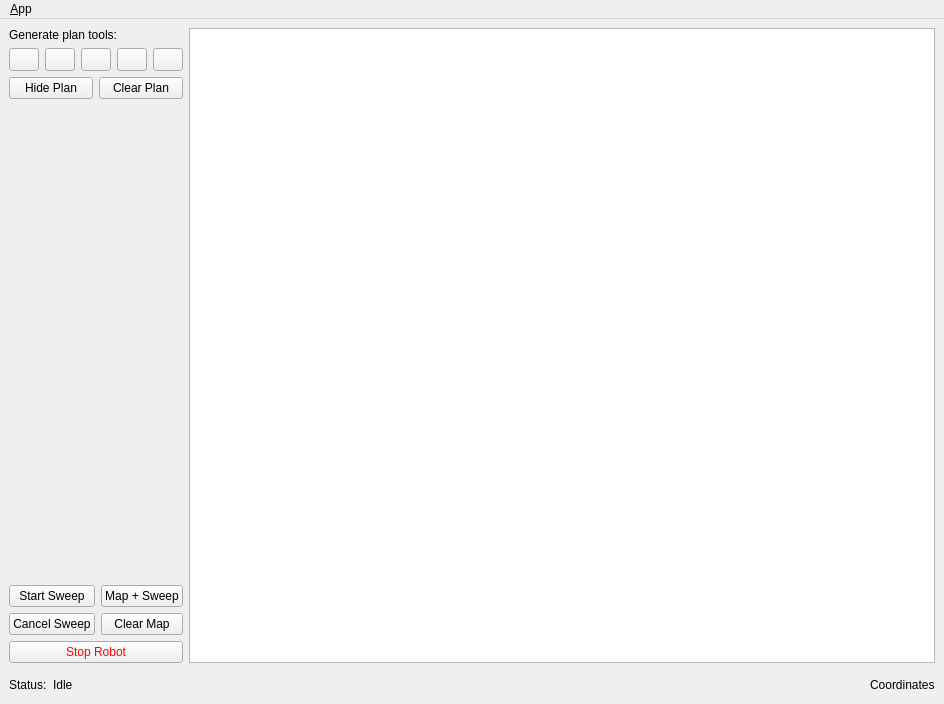
<?xml version="1.0" encoding="UTF-8"?>
<ui version="4.0">
 <class>MainWindowDesign</class>
 <widget class="QMainWindow" name="MainWindowDesign">
  <property name="geometry">
   <rect>
    <x>0</x>
    <y>0</y>
    <width>944</width>
    <height>704</height>
   </rect>
  </property>
  <property name="windowTitle">
   <string>Alpha Sweep</string>
  </property>
  <property name="windowIcon">
   <iconset resource="../resources/images.qrc">
    <normaloff>:/images/icon.png</normaloff>:/images/icon.png</iconset>
  </property>
  <property name="locale">
   <locale language="English" country="Australia"/>
  </property>
  <widget class="QWidget" name="centralwidget">
   <layout class="QHBoxLayout">
    <item>
     <layout class="QVBoxLayout" name="verticalLayout_3">
      <item>
       <layout class="QHBoxLayout" name="horizontalLayout_3">
        <property name="topMargin">
         <number>0</number>
        </property>
        <item>
         <layout class="QVBoxLayout" name="verticalLayout">
          <property name="leftMargin">
           <number>0</number>
          </property>
          <item>
           <widget class="QLabel" name="label_2">
            <property name="text">
             <string>Generate plan tools:</string>
            </property>
           </widget>
          </item>
          <item>
           <layout class="QVBoxLayout" name="verticalLayout_5">
            <property name="topMargin">
             <number>0</number>
            </property>
            <item>
             <layout class="QHBoxLayout" name="horizontalLayout_5">
              <property name="topMargin">
               <number>0</number>
              </property>
              <item>
               <widget class="QToolButton" name="panTool">
                <property name="sizePolicy">
                 <sizepolicy hsizetype="Minimum" vsizetype="Minimum">
                  <horstretch>0</horstretch>
                  <verstretch>0</verstretch>
                 </sizepolicy>
                </property>
                <property name="statusTip">
                 <string>Pan tool</string>
                </property>
                <property name="text">
                 <string/>
                </property>
                <property name="icon">
                 <iconset resource="../resources/images.qrc">
                  <normaloff>:/images/cursor-png-1115.png</normaloff>:/images/cursor-png-1115.png</iconset>
                </property>
               </widget>
              </item>
              <item>
               <widget class="QToolButton" name="planFromPosTool">
                <property name="sizePolicy">
                 <sizepolicy hsizetype="Minimum" vsizetype="Minimum">
                  <horstretch>0</horstretch>
                  <verstretch>0</verstretch>
                 </sizepolicy>
                </property>
                <property name="toolTip">
                 <string>Generate plan from current robot position.</string>
                </property>
                <property name="text">
                 <string/>
                </property>
                <property name="icon">
                 <iconset resource="../resources/images.qrc">
                  <normaloff>:/images/fromRobot.png</normaloff>:/images/fromRobot.png</iconset>
                </property>
               </widget>
              </item>
              <item>
               <widget class="QToolButton" name="planFromClickTool">
                <property name="sizePolicy">
                 <sizepolicy hsizetype="Minimum" vsizetype="Minimum">
                  <horstretch>0</horstretch>
                  <verstretch>0</verstretch>
                 </sizepolicy>
                </property>
                <property name="toolTip">
                 <string>Generate plan from mouse click position.</string>
                </property>
                <property name="text">
                 <string/>
                </property>
                <property name="icon">
                 <iconset resource="../resources/images.qrc">
                  <normaloff>:/images/fromClick.png</normaloff>:/images/fromClick.png</iconset>
                </property>
               </widget>
              </item>
              <item>
               <widget class="QToolButton" name="addFromClickTool">
                <property name="sizePolicy">
                 <sizepolicy hsizetype="Minimum" vsizetype="Minimum">
                  <horstretch>0</horstretch>
                  <verstretch>0</verstretch>
                 </sizepolicy>
                </property>
                <property name="toolTip">
                 <string>Add pose to plan from mouse click.</string>
                </property>
                <property name="text">
                 <string/>
                </property>
                <property name="icon">
                 <iconset resource="../resources/images.qrc">
                  <normaloff>:/images/add.png</normaloff>:/images/add.png</iconset>
                </property>
               </widget>
              </item>
              <item>
               <widget class="QToolButton" name="removePosesTool">
                <property name="sizePolicy">
                 <sizepolicy hsizetype="Minimum" vsizetype="Minimum">
                  <horstretch>0</horstretch>
                  <verstretch>0</verstretch>
                 </sizepolicy>
                </property>
                <property name="toolTip">
                 <string>Remove poses from plan with seletion area.</string>
                </property>
                <property name="text">
                 <string/>
                </property>
                <property name="icon">
                 <iconset resource="../resources/images.qrc">
                  <normaloff>:/images/remove.png</normaloff>:/images/remove.png</iconset>
                </property>
               </widget>
              </item>
             </layout>
            </item>
           </layout>
          </item>
          <item>
           <layout class="QHBoxLayout" name="horizontalLayout_2">
            <property name="topMargin">
             <number>0</number>
            </property>
            <item>
             <widget class="QPushButton" name="showPlanButton">
              <property name="text">
               <string>Hide Plan</string>
              </property>
             </widget>
            </item>
            <item>
             <widget class="QPushButton" name="clearPlanButton">
              <property name="text">
               <string>Clear Plan</string>
              </property>
             </widget>
            </item>
           </layout>
          </item>
          <item>
           <spacer name="verticalSpacer_2">
            <property name="orientation">
             <enum>Qt::Vertical</enum>
            </property>
            <property name="sizeHint" stdset="0">
             <size>
              <width>20</width>
              <height>40</height>
             </size>
            </property>
           </spacer>
          </item>
          <item>
           <layout class="QHBoxLayout" name="horizontalLayout_4">
            <property name="topMargin">
             <number>0</number>
            </property>
            <item>
             <layout class="QVBoxLayout" name="verticalLayout_2">
              <property name="rightMargin">
               <number>0</number>
              </property>
              <item>
               <layout class="QVBoxLayout" name="verticalLayout_6">
                <item>
                 <widget class="QPushButton" name="startButton">
                  <property name="text">
                   <string>Start Sweep</string>
                  </property>
                 </widget>
                </item>
                <item>
                 <widget class="QPushButton" name="cancelButton">
                  <property name="text">
                   <string>Cancel Sweep</string>
                  </property>
                 </widget>
                </item>
               </layout>
              </item>
             </layout>
            </item>
            <item>
             <layout class="QVBoxLayout" name="verticalLayout_4">
              <property name="rightMargin">
               <number>0</number>
              </property>
              <item>
               <widget class="QPushButton" name="mapSweepButton">
                <property name="text">
                 <string>Map + Sweep</string>
                </property>
               </widget>
              </item>
              <item>
               <widget class="QPushButton" name="clearButton">
                <property name="text">
                 <string>Clear Map</string>
                </property>
               </widget>
              </item>
             </layout>
            </item>
           </layout>
          </item>
          <item>
           <widget class="QPushButton" name="stopButton">
            <property name="styleSheet">
             <string notr="true">color: rgb(255,0,0);</string>
            </property>
            <property name="text">
             <string>Stop Robot</string>
            </property>
           </widget>
          </item>
         </layout>
        </item>
        <item>
         <widget class="ZoomView" name="graphicsView"/>
        </item>
       </layout>
      </item>
      <item>
       <layout class="QHBoxLayout" name="horizontalLayout">
        <property name="topMargin">
         <number>6</number>
        </property>
        <item>
         <widget class="QLabel" name="label">
          <property name="text">
           <string>Status:</string>
          </property>
         </widget>
        </item>
        <item>
         <widget class="QLabel" name="statusDisplay">
          <property name="text">
           <string>Idle</string>
          </property>
         </widget>
        </item>
        <item>
         <spacer name="horizontalSpacer_4">
          <property name="orientation">
           <enum>Qt::Horizontal</enum>
          </property>
          <property name="sizeHint" stdset="0">
           <size>
            <width>40</width>
            <height>20</height>
           </size>
          </property>
         </spacer>
        </item>
        <item>
         <widget class="QLabel" name="coordDisplay">
          <property name="text">
           <string>Coordinates</string>
          </property>
         </widget>
        </item>
       </layout>
      </item>
     </layout>
    </item>
   </layout>
  </widget>
  <widget class="QMenuBar" name="menubar">
   <property name="geometry">
    <rect>
     <x>0</x>
     <y>0</y>
     <width>944</width>
     <height>20</height>
    </rect>
   </property>
   <widget class="QMenu" name="menu_File">
    <property name="title">
     <string>&amp;App</string>
    </property>
    <addaction name="action_Preferences"/>
    <addaction name="action_Save"/>
    <addaction name="action_Load"/>
    <addaction name="separator"/>
    <addaction name="action_Editor"/>
    <addaction name="separator"/>
    <addaction name="action_Quit"/>
   </widget>
   <addaction name="menu_File"/>
  </widget>
  <action name="action_Quit">
   <property name="text">
    <string>&amp;Quit</string>
   </property>
   <property name="shortcut">
    <string>Ctrl+Q</string>
   </property>
   <property name="shortcutContext">
    <enum>Qt::ApplicationShortcut</enum>
   </property>
  </action>
  <action name="action_Preferences">
   <property name="text">
    <string>&amp;Preferences</string>
   </property>
  </action>
  <action name="actionAbout">
   <property name="text">
    <string>&amp;About</string>
   </property>
  </action>
  <action name="action_Save">
   <property name="text">
    <string>Save Plan</string>
   </property>
  </action>
  <action name="action_Load">
   <property name="text">
    <string>Load Plan</string>
   </property>
  </action>
  <action name="action_Editor">
   <property name="text">
    <string>Map Editor</string>
   </property>
  </action>
 </widget>
 <customwidgets>
  <customwidget>
   <class>ZoomView</class>
   <extends>QGraphicsView</extends>
   <header>sweep_gui/zoom_view.hpp</header>
  </customwidget>
 </customwidgets>
 <resources>
  <include location="../resources/images.qrc"/>
 </resources>
 <connections>
  <connection>
   <sender>action_Quit</sender>
   <signal>triggered()</signal>
   <receiver>MainWindowDesign</receiver>
   <slot>close()</slot>
   <hints>
    <hint type="sourcelabel">
     <x>-1</x>
     <y>-1</y>
    </hint>
    <hint type="destinationlabel">
     <x>399</x>
     <y>299</y>
    </hint>
   </hints>
  </connection>
 </connections>
</ui>
